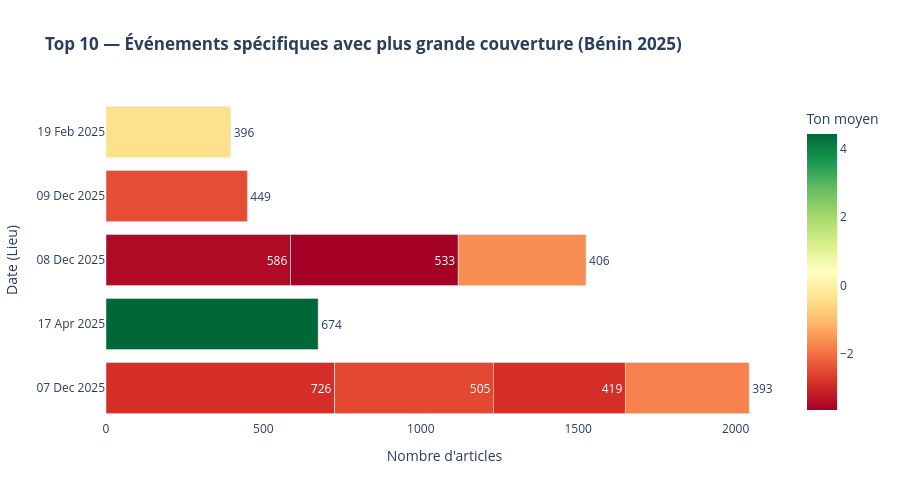

Source (notebook cell):
### Code cell
# ── Q1c — Top 10 specific events (by articles) ──────────────────
# Identify the ACTUAL events (date + location + type) with most coverage
specific_events = (
    df.groupby(["SQLDATE", "ActionGeo_ADM1Code", "event_root_label"], as_index=False)
    .agg(
        nb_articles=("NumArticles", "sum"),
        nb_events=("SQLDATE", "count"),
        avg_tone=("AvgTone", "mean")
    )
    .sort_values("nb_articles", ascending=False)
    .head(10)
)

# Format date for display
specific_events["date_label"] = specific_events["SQLDATE"].dt.strftime("%d %b %Y")

fig1c = px.bar(
    specific_events,
    x="nb_articles",
    y="date_label",
    orientation="h",
    title="<b>Top 10 — Événements spécifiques avec plus grande couverture (Bénin 2025)</b>",
    labels={"nb_articles": "Nombre d'articles", "date_label": "Date (Lieu)"},
    color="avg_tone",
    color_continuous_scale="RdYlGn",
    hover_data={"event_root_label": True, "nb_articles": True, "avg_tone": ":.2f"},
    text="nb_articles"
)
fig1c.update_traces(textposition="outside")
fig1c.update_layout(
    height=500,
    plot_bgcolor="white",
    coloraxis_colorbar=dict(title="Ton moyen")
)
fig1c.show()

print("\nInsight Q1c — Événements spécifiques majeurs :")
for idx, row in specific_events.head(3).iterrows():
    print(f"  {row['date_label']:12} | {row['event_root_label']:30} | {row['nb_articles']:,} articles | Ton: {row['avg_tone']:.1f}")

### Figure 1 — Plotly figure (JSON) as saved in the notebook; plotly's stock layout.template omitted (floating-point values rounded to 4 significant figures)
{"data": [{"alignmentgroup": "True", "customdata": [["Déclaration publique", -2.87], ["Consultation", 4.437], ["Consultation", -3.482], ["Déclaration publique", -3.642], ["Consultation", -2.51], ["Consultation", -2.431], ["Désapprobation", -2.869], ["Appel / Demande", -1.62], ["Consultation", -0.3778], ["Appel / Demande", -1.766]], "hovertemplate": "Nombre d'articles=%{text}<br>Date (Lieu)=%{y}<br>event_root_label=%{customdata[0]}<br>avg_tone=%{marker.color:.2f}<extra></extra>", "legendgroup": "", "marker": {"color": [-2.87, 4.437, -3.482, -3.642, -2.51, -2.431, -2.869, -1.62, -0.3778, -1.766], "coloraxis": "coloraxis", "pattern": {"shape": ""}}, "name": "", "offsetgroup": "", "orientation": "h", "showlegend": false, "text": [726.0, 674.0, 586.0, 533.0, 505.0, 449.0, 419.0, 406.0, 396.0, 393.0], "textposition": "outside", "type": "bar", "x": [726, 674, 586, 533, 505, 449, 419, 406, 396, 393], "xaxis": "x", "y": ["07 Dec 2025", "17 Apr 2025", "08 Dec 2025", "08 Dec 2025", "07 Dec 2025", "09 Dec 2025", "07 Dec 2025", "08 Dec 2025", "19 Feb 2025", "07 Dec 2025"], "yaxis": "y"}], "layout": {"barmode": "relative", "coloraxis": {"colorbar": {"title": {"text": "Ton moyen"}}, "colorscale": [[0.0, "rgb(165,0,38)"], [0.1, "rgb(215,48,39)"], [0.2, "rgb(244,109,67)"], [0.3, "rgb(253,174,97)"], [0.4, "rgb(254,224,139)"], [0.5, "rgb(255,255,191)"], [0.6, "rgb(217,239,139)"], [0.7, "rgb(166,217,106)"], [0.8, "rgb(102,189,99)"], [0.9, "rgb(26,152,80)"], [1.0, "rgb(0,104,55)"]]}, "height": 500, "legend": {"tracegroupgap": 0}, "plot_bgcolor": "white", "title": {"text": "<b>Top 10 — Événements spécifiques avec plus grande couverture (Bénin 2025)</b>"}, "xaxis": {"anchor": "y", "domain": [0.0, 1.0], "title": {"text": "Nombre d'articles"}}, "yaxis": {"anchor": "x", "domain": [0.0, 1.0], "title": {"text": "Date (Lieu)"}}}}
